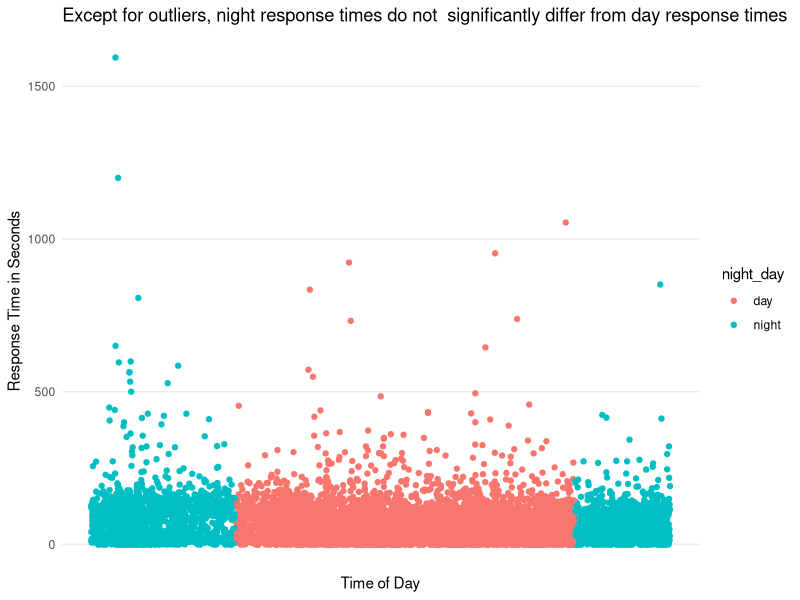

The R source for this figure: (Note: this script raises an error after producing the figure.)
## ---- chunk 1

library(tidyverse)

# This is the original code I used to read in a sample of the data set.  I'm keeping it here for reproducibility.
# 
# sample_data <- read_csv("Fire_Department_Calls_For_Service__2016_.csv",
#                         n_max = 10000)
# 
# write_csv(sample_data, "fire_subset.csv")

sample_data <- read_csv("fire_subset.csv") # this writes the actual file


## ---- chunk 2

glimpse(sample_data)

## ---- chunk 3

library(lubridate)

data_night <- sample_data %>% 
  select(RowID, `Call Number`, `Dispatch DtTm`, `Response DtTm`) %>%  # select colums
  filter(!is.na(`Response DtTm`) == T) %>%  # filter out NA
  mutate(`Dispatch DtTm` = mdy_hms(`Dispatch DtTm`),
         `Response DtTm` = mdy_hms(`Response DtTm`)) %>% # change columns to mdy_hms format from character
  mutate(difference = `Response DtTm` - `Dispatch DtTm`) %>% # make a column with the difference
  mutate(just_time = hms(format(ymd_hms(`Dispatch DtTm`), "%H:%M:%S"))) %>% # make column with just the time
  mutate(night_day = if_else(just_time >= hms("20:00:00") | just_time <= hms("06:00:00"),
                     "night",
                     "day"))
                     
data_night

## ---- chunk 4

data_night %>% 
  group_by(night_day) %>% 
  summarise(average = mean(difference), median = median(difference))

## ---- chunk 5

ggplot(data_night, aes(x = as.numeric(just_time), 
                       y = difference, 
                       color = night_day)) +
  geom_point() +
  labs(y = "Response Time in Seconds",
       x = "Time of Day",
       title = "Except for outliers, night response times do not  significantly differ from day response times") +
  theme_minimal() +
  theme(panel.grid.major.x = element_blank(),
        panel.grid.minor.x = element_blank(),
        panel.grid.minor.y = element_blank(),
        axis.text.x = element_blank())

## ---- chunk 6

data_available <- sample_data %>% 
  select(RowID, `Call Number`, `Dispatch DtTm`, `Response DtTm`, `Available DtTm`) %>%  # select colums
  filter(!is.na(`Response DtTm`) == T) %>%  # filter out NA
  mutate(`Dispatch DtTm` = mdy_hms(`Dispatch DtTm`),
         `Response DtTm` = mdy_hms(`Response DtTm`),
         `Available DtTm` = mdy_hms(`Available DtTm`)) %>% # change columns to mdy_hms format from character
  mutate(difference = `Response DtTm` - `Dispatch DtTm`) %>% # make a column with the difference
  mutate(diff_avail = `Available DtTm` - `Dispatch DtTm`) %>% 
  mutate(just_time_difference = hms(format(ymd_hms(`Dispatch DtTm`), "%H:%M:%S")),
         just_time_avail = hms(format(ymd_hms(`Dispatch DtTm`), "%H:%M:%S"))) %>% # make column with just the time
  mutate(back_to_back = if_else(just_time_avail <= time_length()  | just_time <= hms("06:00:00"),
                     "night",
                     "day"))
                     
data_available
## ---- chunk 7
